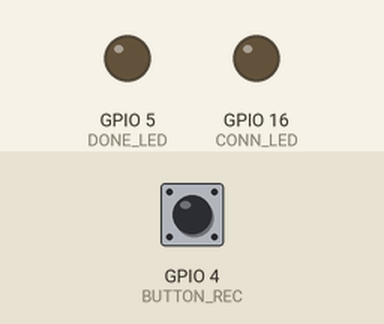
Simulated run of this sketch. Board: ESP8266 (NodeMCU). On the bench: output pins drawn as LEDs (lit = HIGH). Dashed ring = blinking. The inputs (shaded band) are chosen by the test bench; at power-on: GPIO 4 (BUTTON_REC) HIGH. WiFi joins after 1.5 s; servers stay silent unless stated; uploads are accepted with an empty reply; what the sketch prints to the serial monitor is not drawn.

Above: at 0.1 s.
At 2.7 s:
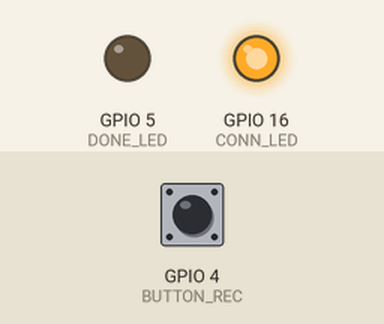
2.8 s: GPIO 4 (BUTTON_REC) pulled LOW for 0.15 s
At 3.8 s:
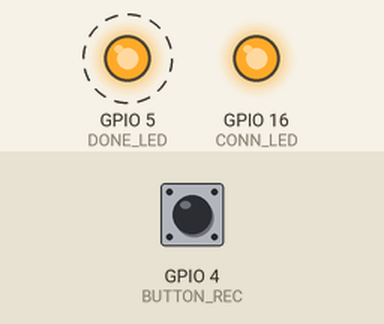
Timing chart, 0 to 11.9 s (numbered marks = the images above; inputs shaded):
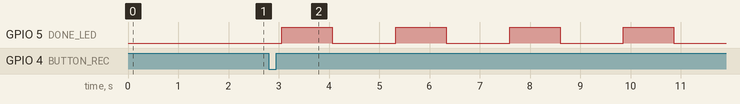

Measured:
- after the input at 2.8 s, GPIO 5 (DONE_LED): alternates HIGH for 1.0 s and LOW for 1.3 s, starting after 0.26 s

The sketch:

ESP8266-Pizza.ino
```cpp
#include <ESP8266WiFi.h>

const char* ssid     = "airtelwifi";
const char* password = "12345678123";

const char* host = "kernel32.in";

const int BUTTON_REC = 4;
const int CONN_LED = 16;
const int DONE_LED = 5;


void setup() {
  pinMode(BUTTON_REC, INPUT_PULLUP);
  pinMode(DONE_LED, OUTPUT);
  pinMode(CONN_LED, OUTPUT);
  attachInterrupt(digitalPinToInterrupt(BUTTON_REC), resetData, CHANGE);
  Serial.begin(115200);
  digitalWrite(CONN_LED, LOW);

  delay(10);

  // We start by connecting to a WiFi network

  Serial.println();
  Serial.println();
  Serial.print("Connecting to ");
  Serial.println(ssid);

  /* Explicitly set the ESP8266 to be a WiFi-client, otherwise, it by default,
     would try to act as both a client and an access-point and could cause
     network-issues with your other WiFi-devices on your WiFi-network. */
  WiFi.mode(WIFI_STA);
  WiFi.begin(ssid, password);

  while (WiFi.status() != WL_CONNECTED) {
    delay(500);
    Serial.print(".");
  }
  digitalWrite(CONN_LED, HIGH);

  Serial.println("");
  Serial.println("WiFi connected");
  Serial.println("IP address: ");
  Serial.println(WiFi.localIP());
}

int value = 0;
void loop() {
  if (value == 1) {

    Serial.print("connecting to ");
    Serial.println(host);

    // Use WiFiClient class to create TCP connections
    WiFiClient client;
    const int httpPort = 3000;
    if (!client.connect(host, httpPort)) {
      Serial.println("connection failed");
      value = 0;
      return;
    }

    // We now create a URI for the request
    String url = "/send/data";


    Serial.print("Requesting URL: ");
    Serial.println(url);

    // This will send the request to the server
    client.print(String("GET ") + url + " HTTP/1.1\r\n" +
                 "Host: " + host + "\r\n" +
                 "Connection: close\r\n\r\n");
    unsigned long timeout = millis();
    while (client.available() == 0) {
      if (millis() - timeout > 5000) {
        Serial.println(">>> Client Timeout !");
        client.stop();
        return;
        value = 0;
      }
      value = 0;
    }

    // Read all the lines of the reply from server and print them to Serial
    while (client.available()) {
      String line = client.readStringUntil('\r');
      Serial.print(line);
      digitalWrite(DONE_LED, HIGH);
    }
    digitalWrite(DONE_LED, LOW);
    Serial.println();
    Serial.println("closing connection");
    delay(1000);

  }
}
void resetData() {
  value = 1;

}
```
